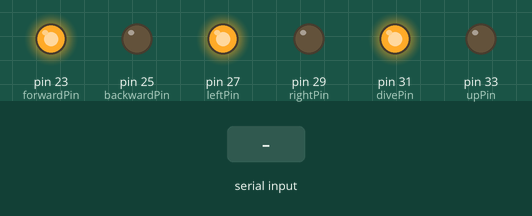
Recording of a sketch running on a simulated Arduino Mega 2560, built with avr-gcc and run on an emulated ATmega2560. On the bench: output pins drawn as LEDs (lit = HIGH). Dashed ring = blinking. The inputs (shaded band) are chosen by the test bench.

Above: at 1.2 s.
1.3 s: "2\n" received over Serial
At 2.83 s:
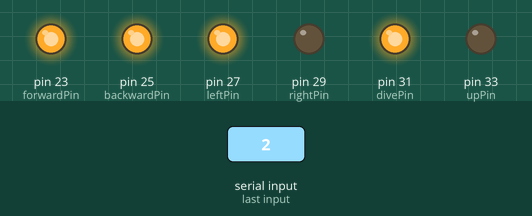
4.3 s: "3\n" received over Serial
At 5.49 s:
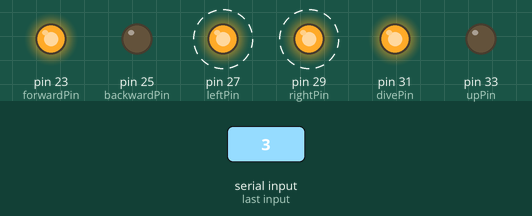
7.2 s: "5\n" received over Serial
At 8.29 s:
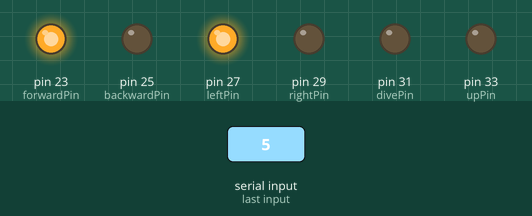
Timing chart, 0 to 10.2 s (numbered marks = the images above; inputs shaded):
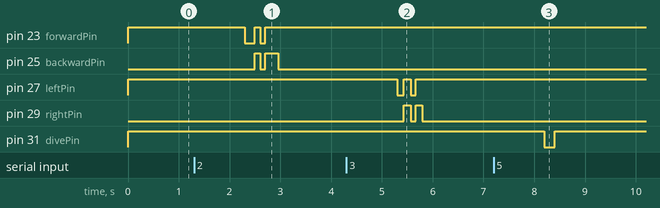

The sketch:

ControlCodes.ino
```cpp
int forwardPin = 23;
int backwardPin = 25;
int leftPin = 27;
int rightPin = 29;
int upPin = 33;
int divePin = 31;
int cmdFlag = 99;
String cmdOrigin;
String message;
int cmd;
int cmdTime = 100;
int commaposition,blankposition;
int downNum = 5;
int upNum = 5;

unsigned long ms_from_start = 0;
unsigned long ms_previous_read_1;
unsigned long ms_previous_read_2;
unsigned long ms_previous_read_3;

void setup() {
  // put your setup code here, to run once:
  Serial.begin(115200);
  Serial2.begin(115200);
  pinMode(forwardPin, OUTPUT);
  pinMode(backwardPin, OUTPUT);
  pinMode(leftPin, OUTPUT);
  pinMode(rightPin, OUTPUT);
  pinMode(upPin, OUTPUT);
  pinMode(divePin, OUTPUT);

}

void loop() {
//  Forward, Down, Left active low, and using PNP with 10k resistor
//  Backward, Up, Right active High, and using NPN with 1k resistor
  //Cmd: 0->Right 1->Back 2->Forward 3->Left 4->Up 5->Down 6->Fowrward+Right
//       7->Forward+Left 8->Back+Right 9->Back+Left 10->Stop
  digitalWrite(forwardPin, HIGH);
  digitalWrite(backwardPin, LOW);
  digitalWrite(leftPin, HIGH);
  digitalWrite(rightPin, LOW);
  digitalWrite(upPin, LOW);
  digitalWrite(divePin, HIGH);
  while(Serial.available() > 0){
//  cmd = Serial.readStringUntil('\r').;
//  int index = str.indexOf(' ');
//  int cmd1 = str.substring(0, index).toInt();
//  int cmd2 = str.substring(index + 1, str.length()).toInt();
//  Serial1.write(cmd2);


  cmd =  Serial.readStringUntil('\r').toInt();
  switch (cmd){
    case 10: // Stop
      digitalWrite(forwardPin, HIGH);
      digitalWrite(backwardPin, LOW);
      digitalWrite(leftPin, HIGH);
      digitalWrite(rightPin, LOW);
      digitalWrite(upPin, LOW);
      digitalWrite(divePin, HIGH);
      cmdFlag = cmd;
      break;
    case 2: // Forward
      digitalWrite(forwardPin, LOW);
      digitalWrite(backwardPin, LOW);
      digitalWrite(leftPin, HIGH);
      digitalWrite(rightPin, LOW);
      digitalWrite(upPin, LOW);
      digitalWrite(divePin, HIGH);
      cmdFlag = cmd;
      delay(200);
      digitalWrite(forwardPin, HIGH);
      digitalWrite(backwardPin, HIGH);
      digitalWrite(leftPin, HIGH);
      digitalWrite(rightPin, LOW);
      digitalWrite(upPin, LOW);
      digitalWrite(divePin, HIGH);
      delay(100);
      digitalWrite(forwardPin, LOW);
      digitalWrite(backwardPin, LOW);
      digitalWrite(leftPin, HIGH);
      digitalWrite(rightPin, LOW);
      digitalWrite(upPin, LOW);
      digitalWrite(divePin, HIGH);
      cmdFlag = cmd;
      delay(100);
      digitalWrite(forwardPin, HIGH);
      digitalWrite(backwardPin, HIGH);
      digitalWrite(leftPin, HIGH);
      digitalWrite(rightPin, LOW);
      digitalWrite(upPin, LOW);
      digitalWrite(divePin, HIGH);
      delay(260);

      // Serial.print("cmd =" + cmd);
      // Serial.print("cmdFlag =" + cmdFlag);
      break;
    case 1: //Backward
      digitalWrite(forwardPin, HIGH);
      digitalWrite(backwardPin, HIGH);
      digitalWrite(leftPin, HIGH);
      digitalWrite(rightPin, LOW);
      digitalWrite(upPin, LOW);
      digitalWrite(divePin, HIGH);
      cmdFlag = cmd;
      delay(300);
//      digitalWrite(forwardPin, LOW);
//      digitalWrite(backwardPin, LOW);
//      digitalWrite(leftPin, HIGH);
//      digitalWrite(rightPin, LOW);
//      digitalWrite(upPin, LOW);
//      digitalWrite(divePin, HIGH);
//      delay(200);
      break;
    case 3: // Left
      digitalWrite(forwardPin, HIGH);
      digitalWrite(backwardPin, LOW);
      digitalWrite(leftPin, LOW);
      digitalWrite(rightPin, LOW);
      digitalWrite(upPin, LOW);
      digitalWrite(divePin, HIGH);
      cmdFlag = cmd;
      delay(130);
      digitalWrite(forwardPin, HIGH);
      digitalWrite(backwardPin, LOW);
      digitalWrite(leftPin, HIGH);
      digitalWrite(rightPin, HIGH);
      digitalWrite(upPin, LOW);
      digitalWrite(divePin, HIGH);
      delay(140);
      digitalWrite(forwardPin, HIGH);
      digitalWrite(backwardPin, LOW);
      digitalWrite(leftPin, LOW);
      digitalWrite(rightPin, LOW);
      digitalWrite(upPin, LOW);
      digitalWrite(divePin, HIGH);
      cmdFlag = cmd;
      delay(100);
      digitalWrite(forwardPin, HIGH);
      digitalWrite(backwardPin, LOW);
      digitalWrite(leftPin, HIGH);
      digitalWrite(rightPin, HIGH);
      digitalWrite(upPin, LOW);
      digitalWrite(divePin, HIGH);
      delay(120);
      break;
    case 0: // Right
      digitalWrite(forwardPin, HIGH);
      digitalWrite(backwardPin, LOW);
      digitalWrite(leftPin, HIGH);
      digitalWrite(rightPin, HIGH);
      digitalWrite(upPin, LOW);
      digitalWrite(divePin, HIGH);
      cmdFlag = cmd;
      delay(160); // Limitation is 100ms and cannot be less150
      digitalWrite(forwardPin, HIGH);
      digitalWrite(backwardPin, LOW);
      digitalWrite(leftPin, LOW);
      digitalWrite(rightPin, LOW);
      digitalWrite(upPin, LOW);
      digitalWrite(divePin, HIGH);
      delay(140); //160
      digitalWrite(forwardPin, HIGH);
      digitalWrite(backwardPin, LOW);
      digitalWrite(leftPin, HIGH);
      digitalWrite(rightPin, HIGH);
      digitalWrite(upPin, LOW);
      digitalWrite(divePin, HIGH);
      cmdFlag = cmd;
      delay(100); // Limitation is 100ms and cannot be less150
      digitalWrite(forwardPin, HIGH);
      digitalWrite(backwardPin, LOW);
      digitalWrite(leftPin, LOW);
      digitalWrite(rightPin, LOW);
      digitalWrite(upPin, LOW);
      digitalWrite(divePin, HIGH);
      delay(140); //160
      break;
    case 4: // Up
      digitalWrite(forwardPin, HIGH);
      digitalWrite(backwardPin, LOW);
      digitalWrite(leftPin, HIGH);
      digitalWrite(rightPin, LOW);
      digitalWrite(upPin, HIGH);
      digitalWrite(divePin, HIGH);
      cmdFlag = cmd;
      delay(200);
      break;
    case 5: // Down
//    When the down button keeps working for a period of 1080ms, the bump reaches its limit
      digitalWrite(forwardPin, HIGH);
      digitalWrite(backwardPin, LOW);
      digitalWrite(leftPin, HIGH);
      digitalWrite(rightPin, LOW);
      digitalWrite(upPin, LOW);
      digitalWrite(divePin, LOW);
      delay(200);
      break;
    case 7:
      digitalWrite(forwardPin, LOW);
      digitalWrite(backwardPin, LOW);
      digitalWrite(leftPin, LOW);
      digitalWrite(rightPin, LOW);
      digitalWrite(upPin, LOW);
      digitalWrite(divePin, HIGH);
      cmdFlag = cmd;
      delay(cmdTime);
      break;
    case 6:
      digitalWrite(forwardPin, LOW);
      digitalWrite(backwardPin, LOW);
      digitalWrite(leftPin, HIGH);
      digitalWrite(rightPin, HIGH);
      digitalWrite(upPin, LOW);
      digitalWrite(divePin, HIGH);
      cmdFlag = cmd;
      delay(cmdTime);
    break;
    case 8:
      digitalWrite(forwardPin, HIGH);
      digitalWrite(backwardPin, HIGH);
      digitalWrite(leftPin, HIGH);
      digitalWrite(rightPin, HIGH);
      digitalWrite(upPin, LOW);
      digitalWrite(divePin, HIGH);
    cmdFlag = cmd;
    delay(cmdTime);
    break;
    case 9:
      digitalWrite(forwardPin, HIGH);
      digitalWrite(backwardPin, HIGH);
      digitalWrite(leftPin, LOW);
      digitalWrite(rightPin, LOW);
      digitalWrite(upPin, LOW);
      digitalWrite(divePin, HIGH);
    cmdFlag = cmd;
    delay(cmdTime);
    break;
  }
 }


  //String teststr = Serial2.readString();  //read until timeout
  //teststr.trim();                        // remove any \r \n whitespace at the end of the String

}
```

Measured:
- after the input at 1.3 s, pin 23 (forwardPin): HIGH → LOW after 1.0 s, → HIGH 0.20 s later, → LOW 0.10 s later, → HIGH 0.10 s later; pin 25 (backwardPin): LOW → HIGH after 1.2 s, → LOW 0.10 s later, → HIGH 0.10 s later, → LOW 0.26 s later
- after the input at 4.3 s, pin 27 (leftPin): alternates HIGH for 0.14 s and LOW for 0.12 s, 4 changes in all, then stays HIGH, starting after 1.0 s; pin 29 (rightPin): alternates HIGH for 0.13 s and LOW for 0.10 s, 4 changes in all, then stays LOW, starting after 1.1 s
- after the input at 7.2 s, pin 31 (divePin): HIGH → LOW after 1.0 s, → HIGH 0.20 s later
